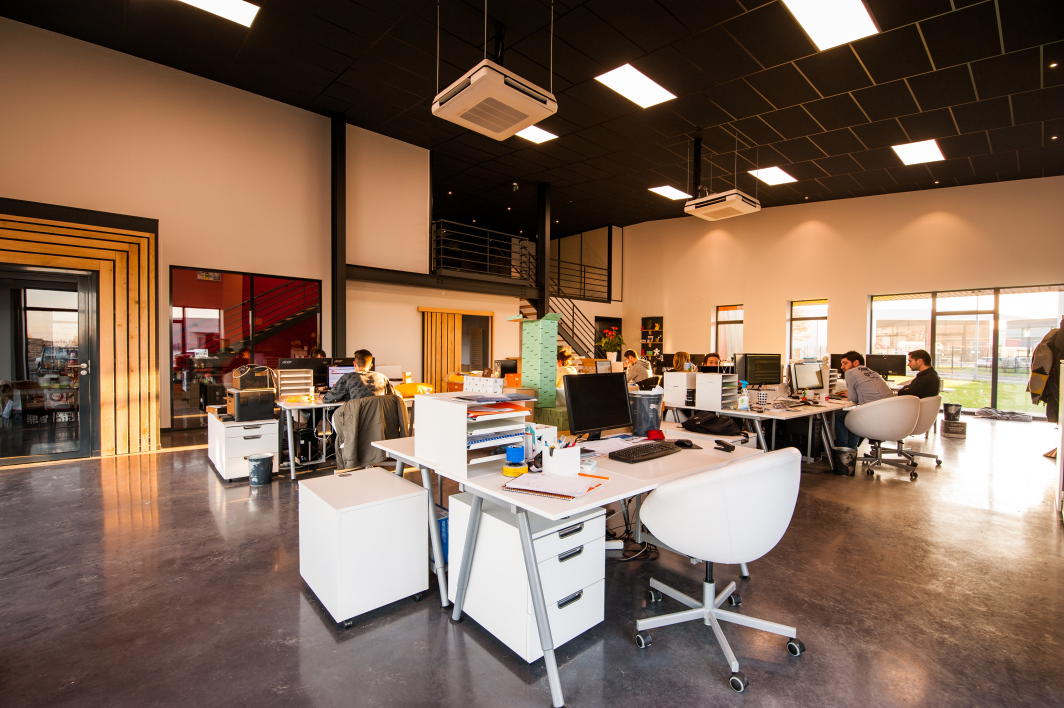
#> input picture img.jpg, 4256 x 2832 px (shown at 1/4 size)
$ python main.py
#> lines starting #> are read from the running program, lines starting #| are printed output that depends on the picture
from cvlib.object_detection import YOLO
import cv2

weights="yolov3.weights"
config="yolov3.cfg"
labels="coco.names"
img=cv2.imread("img.jpg")
#> img is the input picture: shape (2832, 4256, 3); mean B, G, R 86.3, 104.2, 130.2
img=cv2.resize(img,(680,460))
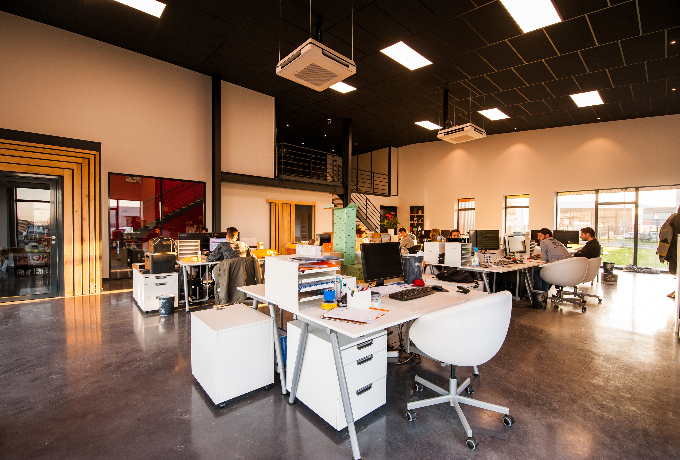
#> img: shape (460, 680, 3); mean B, G, R 86.2, 104.1, 130
#> (the run stopped early here; a loop or call above may not have finished)
